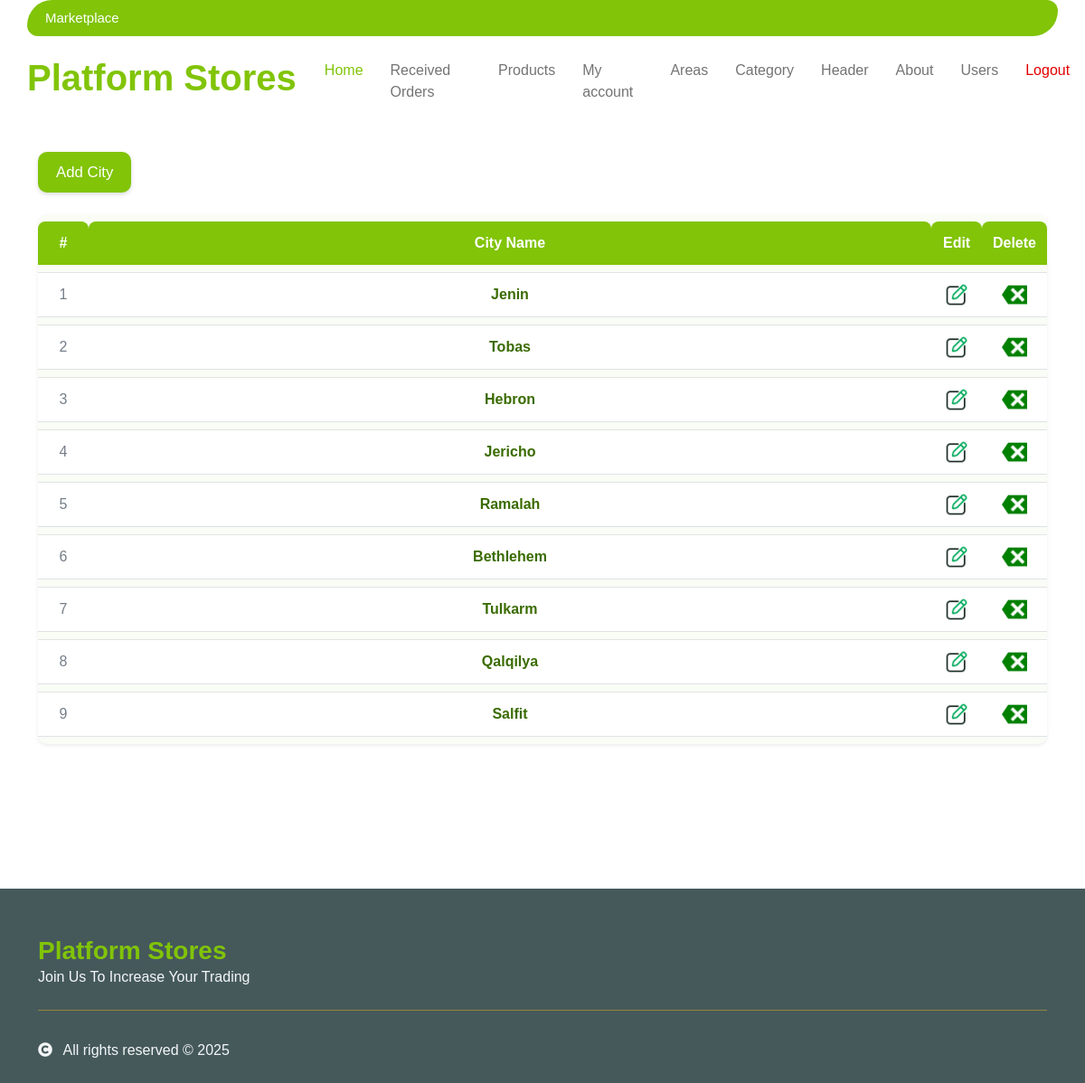
The page /area.php (signed in) on the database its author committed.
### tables this page shows
CREATE TABLE `area` (
  `id` int NOT NULL,
  `name` varchar(100) DEFAULT NULL,
  `is_canceled_row` tinyint NOT NULL DEFAULT '0'
);

### area.php (the view, shortened to what this page needs)
<?php
include "header.php";
?>
<div class="container-fluid py-5">
    <div class="container py-5" dir="ltr">
        <br><br><br>
        <div class="d-flex justify-content-start mb-4">
            <a href="area_template.php" class="custom-btn">
                Add City
            </a>
        </div>
        <table class="table shadow-sm rounded">
            <tr class="firstTR">
                <th width=5% >#</th>
                <th>City Name</th>
                <th width=5% >Edit</th>
                <th width=5% >Delete</th>
            </tr>
            <?php
            $sql = "SELECT * FROM area WHERE is_canceled_row=0 ORDER BY area.id DESC";
            $query = mysqli_query($connect, $sql);
            $row_number = 0;
            while ($row = mysqli_fetch_array($query)) {
                $row_number++;
                $id = $row['id'];
                $area_name = htmlspecialchars($row['name']);
            ?>
                <tr>
                    <td><?php echo $row_number; ?></td>
                    <td><span class="city-name"><?php echo $area_name; ?></span></td>
                    <td>
                        <a href="area_template.php?action=update_form&area_id=<?php echo $id; ?>">
                            <img width="28" src="assets/icons/update.png" title="Edit city information" />
                        </a>
                    </td>
                    <td>
                        <a href="area_backDB.php?action=_DELETE_DATA_&area_id=<?php echo $id; ?>"
                            onclick="return confirm('Are you sure you want to delete this record?')">
                            <img width="28" src="assets/icons/delete.png" title="Delete city" />
                        </a>
                    </td>
                </tr>
            <?php } ?>
        </table>
    </div>
</div>
<?php include "footer.php"; ?>

### area.php (style rules this page uses)
.custom-btn { display: inline-flex; align-items: center; justify-content: center; background-color: #81c408; color: white !important; font-weight: 500; border-radius: 10px; padding: 10px 20px; font-size: 1.05em; transition: 0.3s ease; border: none; box-shadow: 0 2px 5px rgba(0, 0, 0, 0.15); text-decoration: none !important; }
.table { border-collapse: separate; border-spacing: 0 8px; width: 100%; background: #f9fdf6; }
.table th { background-color: #81c408; color: white; border: none; text-align: center; padding: 12px; font-size: 1em; border-radius: 8px 8px 0 0; }
.table td { background-color: #fff; text-align: center; padding: 10px; vertical-align: middle; border-top: 1px solid #e3e3e3; }
.table img { transition: transform 0.2s ease; }
.city-name { color: #3a6b00; font-weight: 600; }

### rows shown on the page
area: name "Jenin"
area: name "Tobas"
area: name "Hebron"
area: name "Jericho"
area: name "Ramalah"
area: name "Bethlehem"
area: name "Tulkarm"
area: name "Qalqilya"
area: name "Salfit"
